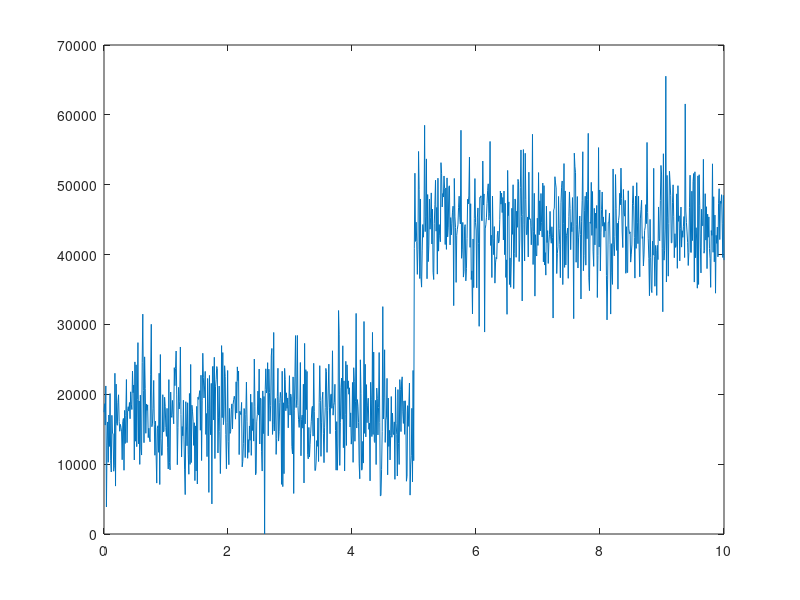

The MATLAB source for this figure:
%-------------产生一批带噪数据------------------
clc,clear,close all

t=linspace(0,10,1024);
noise=0.2*randn(size(t)); %过程噪声
%data=sin(t)+3*sin(0.2*t+pi/3)+0.3*sin(3*t)+sin(10*t)+noise;
data=(t>5)+noise;

data=data-min(data);
data=data./max(data);
data=floor(data*65535);

plot(t,data)

% fid=fopen('data_noised.hex','w');
% for k=1:1024
%     fprintf(fid,[dec2hex(data(k)),'\n']); %16进制文件
% end
% fclose(fid);
